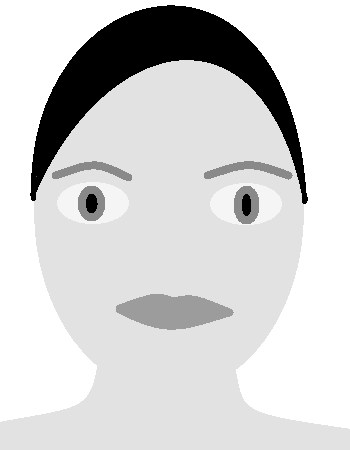
#> input picture lab1/CGFaceGrayscale.bmp, 350 x 450 px, found by its file name
$ python cg_mount.py
#> lines starting #> are read from the running program, lines starting #| are printed output that depends on the picture; after the words box and inside, x2 and y2 are one past the last pixel; in counts of white or black regions, pixels touching at a corner belong together
import cv2
import numpy as np
import matplotlib.pyplot as plt
img = cv2.imread('D:\Lab\Telecommunication Lab\lab1\CGFaceGrayscale.bmp',0)
#> img is the input picture: shape (450, 350); min 0, max 255, mean 211.1
region = np.equal(img,156)
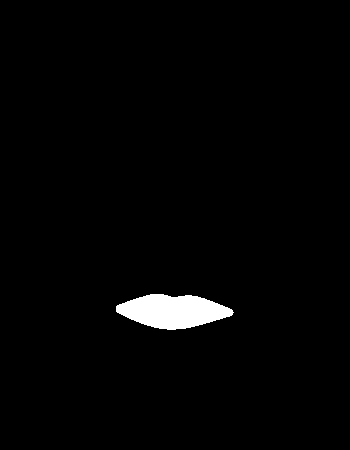
#> region: shape (450, 350) bool; 1.8% white; 1 white region, box (x1, y1, x2, y2) and area: (116, 294, 234, 330) 2902
plt.imshow(region,cmap='gray')
plt.show()
